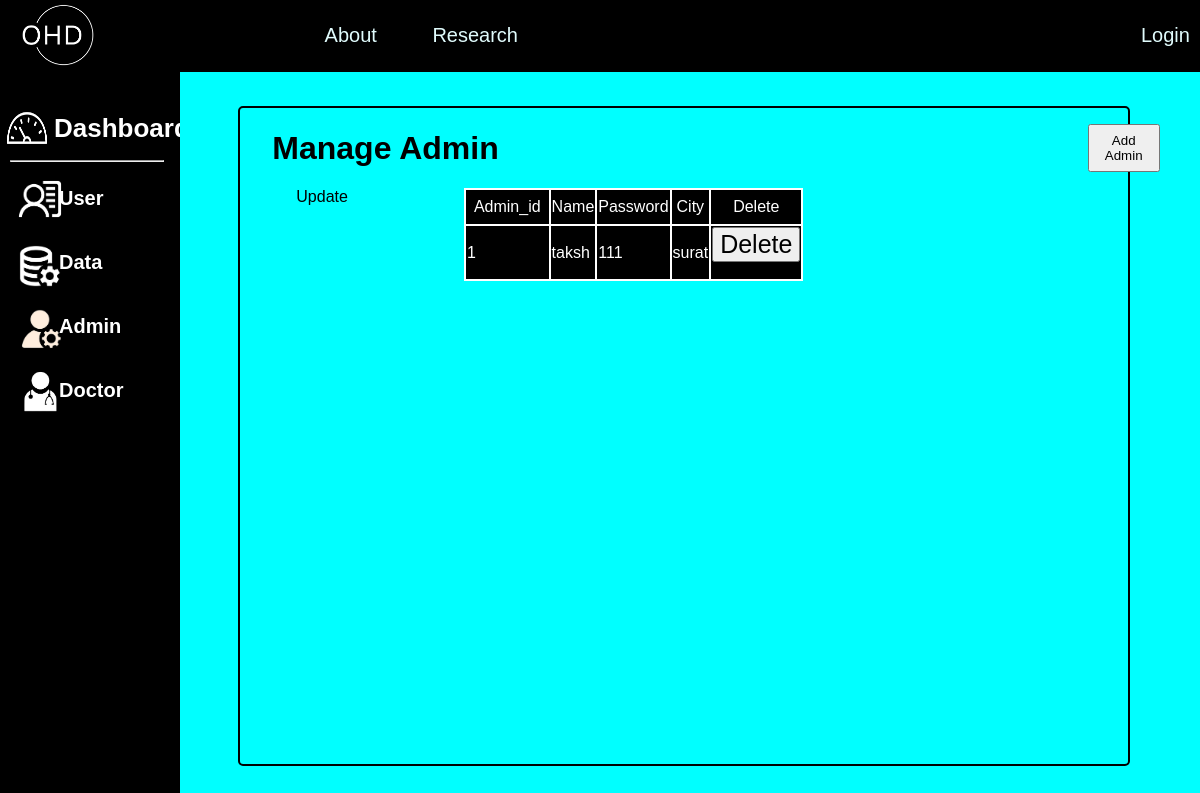
Page /admin_data on the earlier database version.
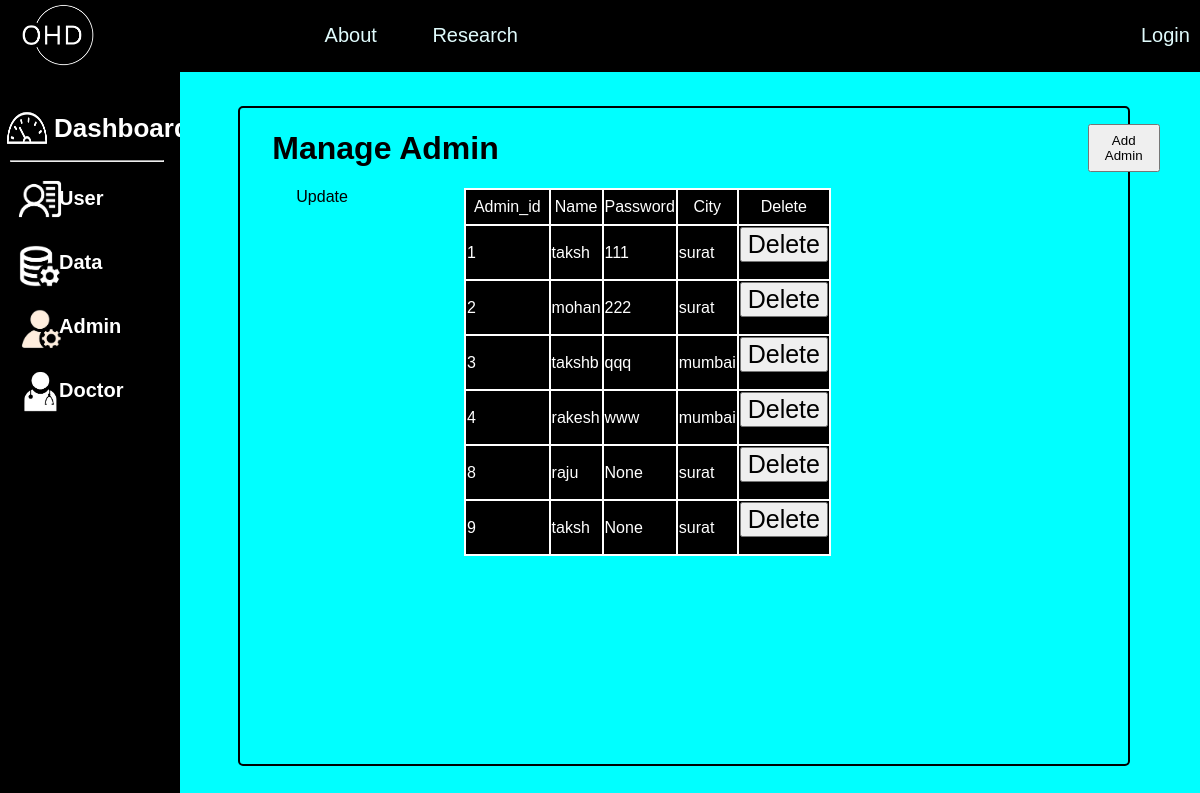
Same page on the later database version.
### tables this page shows
CREATE TABLE admin (admin_id INTEGER PRIMARY KEY AUTOINCREMENT,name TEXT, password TEXT, city TEXT);

### app.py (the view)
@app.route('/admin_data', methods=["POST","GET"])
def admin_data():
    conn = sqlite3.connect("on_heart_db.db")
    conn.row_factory = sqlite3.Row
    posts = conn.execute('SELECT * FROM admin').fetchall()
    conn.close()
    return render_template('admin_data_index.html', data=posts)

### templates/admin_data_index.html (shortened to what this page needs)
<html>
    <head>
        <link rel="stylesheet" href="{{ url_for('static',filename='css/dashboard_static.css')}}">
    </head>
    <body>
        <div class="container">
            <div class="heading">
                <div class="logo">
                    <img src="static/images/white_logo_crop.jpg"  class="mini_logo">
                </div>
                <div class="top_navigation">
                    <a href="{{ url_for('home_page')}}" class="about_top">About</a>
                    <a href="#Research" class="about_top">{{session.user}}Research</a>
                </div>
                <div class="login_logout">
                    <div class="login_header">
                        {% if 'user' not in session and 'admin' not in session%}
                            <a href="{{ url_for('user_type')}}">Login</a>
                        {% endif %}
                    </div>
                </div>
            </div>
            <div class="main_content">
                <div class="left_content">
                    <div class="logo_content">
                        <div class="main_logo_second">
                            <img class="mini_logo" src="static/images/dashboard.png">
                        </div>
                        <div class="page_name">
                            <h1>Dashboard</h1>
                        </div>
                    </div>
                    <hr>
                    <div class="admin_tabs">
                        <div class="admin_container">
                            <div class="small_img">
                                <img class="right_img" src="static/images/customer.png">
                            </div>
                            <div class="small_text">
                                <a href="#User">User</a>
                            </div>
                        </div>
                        <div class="admin_container">
                            <div class="small_img">
                                <img class="right_img" src="static/images/data.png">
                            </div>
                            <div class="small_text">
                                <a href="#Data">Data</a>
                            </div>
                        </div>
                        <div class="admin_container">
                            <div class="small_img">
                                <img class="right_img" src="static/images/admin.png">
                            </div>
                            <div class="small_text">
                                <a href="{{ url_for('admin_data')}}">Admin</a>
                            </div>
                        </div>
                        <div class="admin_container">
                            <div class="small_img">
                                <img class="right_img" src="static/images/doctor.png">
                            </div>
                            <div class="small_text">
                                <a href="#Doctor">Doctor</a>
                            </div>
                        </div>
                    </div>
                </div>
                <div class="right_content">
                    <div class="main_content_right">
                        <div class="upper_content">
                            <h1>Manage Admin</h1>
                            <button>Add Admin</button>
                        </div>
                        <div class="lower_content">
                            <div class="table_update">
                                Update
                            </div>
                            <div class="table_content">
                                <table class="table">
                                    <tr clas="table__header">
                                        <th class="table__cell">Admin_id</th>
                                        <th>Name</th>
                                        <th>Password</th>
                                        <th>City</th>
                                        <th>Delete</th>
                                    </tr>
                                    {%for row in data %}
                                    <tr class="cell__header">
                                        <td>{{ row['admin_id'] }}</td>
                                        <td>{{ row['name'] }}</td>
                                        <td>{{ row['password'] }}</td>
                                        <td>{{ row['city'] }}</td>
                                        <td>
                                            <form method="post" action="{{ url_for('delete_admin', admin_id=row['admin_id']) }}">
                                                <input type="submit" name="delete" value="Delete" class="delete_button">
                                            </form>
                                        </td>
                                    </tr>
                                    {% endfor %}
                                </table>
                            </div>
                        </div>
                    </div>
                </div>
            </div>
        </div>
    </body>
</html>

### static/css/dashboard_static.css (style rules this page uses)
body { background-color: black; margin: 0; padding: 0px; font-family: 'Helvetica'; color: black; }
.container { display: flex; height: auto; width: 100vw; }
.heading { height: 70px; z-index: 1; display: flex; background-color: black; color: #e0fbfc; text-align: center; position: fixed; width: 100%; font-family: 'Helvetica'; font-weight: 100; }
.logo { width: 160px; height: 100%; overflow: hidden; margin-left: -10px; }
.logo img { height: 80px; width: 80px; margin-top: -5px; object-fit: contain; }
.top_navigation { width: 700px; height: 32%; overflow: hidden; padding: 24px; font-size: 20px; }
.top_navigation a { color: #e0fbfc; text-decoration: none; margin-right: 50px; }
.login_logout { height: 100%; padding-left: 350px; display: flex; font-size: 20px; overflow: hidden; }
.login_header { height: 32%; width: 50px; padding: 24px; }
.login_header a { color: #e0fbfc; text-decoration: none; }
.main_content { margin-top: 9vh; height: 91vh; width: 100vw; display: flex; }
.left_content { height: 91vh; width: 15vw; }
.logo_content { height: 7vh; width: 20vw; align-items: center; overflow: hidden; margin-top: 3vh; display: flex; }
.main_logo_second { object-fit: contain; height: 7vh; width: 4vw; justify-content: center; align-items: center; margin-left: 0.5vw; }
.main_logo_second img { height: 8vh; width: 3.5vw; }
.page_name { height: 7vh; width: auto; font-size: 13px; color:white; }
.left_content hr { margin-left: 1.25vh; margin-right: 2vh; }
.admin_container { height: 7vh; width: 20vh; margin-left: 1vh; margin-top: 1vh; display: flex; align-items: center; overflow: hidden; }
.small_img { height: 7vh; width: 4vw; background-color: black; }
.small_img img { height: 6vh; width: 6wh; margin-top: 1vh; margin-left: 1vh; }
.small_text { margin-left: 0.25vw; font-size: 20px; }
.small_text a { text-decoration: none; font-family: 'Helvetica'; font-weight: bold; color: white; }
.right_content { background-color: aqua; height: 91vh; width: 87vw; display: flex; justify-content: center; align-items: center; }
.main_content_right { border: 2px solid black; border-radius: 5px; height: 90%; width: 85%; margin-left: -3vw; }
.upper_content { margin-left: 4vh; width: 100%; height: 10vh; display: flex; justify-content: space-between; align-items: center; }
.upper_content button { height: 6vh; width: 6vw; }
.delete_button { font-size: 25px; }
.lower_content { width: 100%; height: 72vh; display: flex; }
.table_update { border-radius: 5px; width: 30%; height: 72vh; justify-content: center; display: flex; }
.table_content { width: 90vw; height: 70vh; margin-left: 5vw; overflow: scroll; }
table, td, th { border-collapse: collapse; border: 2px solid white; background-color: black; color:white; font-family: 'Helvetica'; font-weight: 100; }
.table__cell { padding: 8px; }

Differences in the rows shown:
added admin: admin_id "2", name "mohan", password "222", city "surat"
added admin: admin_id "3", name "takshb", password "qqq", city "mumbai"
added admin: admin_id "4", name "rakesh", password "www", city "mumbai"
added admin: admin_id "8", name "raju", password "None", city "surat"
added admin: admin_id "9", name "taksh", password "None", city "surat"
